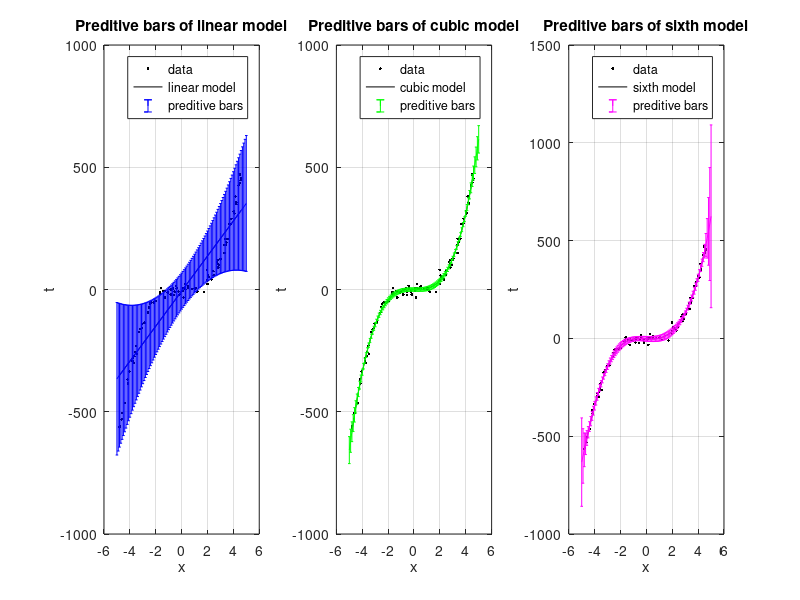

The MATLAB script that drew this image:
%BANDA NAVEEN-22104061(Assignment-1)
%problem5:predictive variance
clc;
clear all;
close all;
N=100;
a=-5;
b=5;
x = sort(a + (b-a).*rand(1,N));%generating the 100 samples in increasuing order of uniformly distributed between -5 and 5
xnew=-5:0.1:5;
t=zeros(1,N);
for i=1:N
    n = normrnd(0,sqrt(300));%normal ditribution of mean=0 and variance=3
    t(i)=1*x(i)-1*x(i).^2+5*x(i).^3+n;%output corresponding to input attribute x 
end
%% Preditive bars for linear model
plot(x,t,'k.')
x=x';
xnew=xnew';%new data samples to generate preditive bars
t=t';
X1=[ones(length(x),1) x];
Y1=[ones(length(xnew),1) xnew];
w1=(inv((X1')*X1))*(X1')*t;
t1=X1*w1;
m1=Y1*w1;%mean of each new oylmpic data or new 
m1=m1';
sigmanew1=zeros(1,length(xnew));
for i=1:length(xnew)
    sigmanew1(i)=Y1(i,:)*inv((X1')*X1)*Y1(i,:)';
end
var_new1= (1/N)*(t'*t - t'*X1*w1);%new variance estimate it is biased one
sigmanew1=var_new1*sigmanew1;% variance or spread of each output of each new data w.r.t mean 
subplot(1,3,1)
plot(x,t,'k.')
hold on;
plot(x,t1,'k')
errorbar(xnew,m1,sigmanew1,'b')%plotting the bars
grid on;
xlabel('x')
ylabel('t')
legend('data','linear model','preditive bars')
title('Preditive bars of linear model')
%% Preditive bars for cubic model
X2=[ones(length(x),1) x x.^2 x.^3];
Y2=[ones(length(xnew),1) xnew xnew.^2 xnew.^3];%new data samples to generate preditive bars
w2=(inv((X2')*X2))*(X2')*t;
t2=X2*w2;
m2=Y2*w2;
m2=m2';%mean of each new oylmpic data or new
sigmanew2=zeros(1,length(xnew));
for i=1:length(xnew)
    sigmanew2(i)=Y2(i,:)*inv((X2')*X2)*Y2(i,:)';
end
var_new2= (1/N)*(t'*t - t'*X2*w2);%new variance estimate it is biased one
sigmanew2=var_new2*sigmanew2;% variance or spread of each output of each new data w.r.t mean
subplot(1,3,2)
plot(x,t,'k.')
hold on;
grid on;
plot(x,t2,'k')
errorbar(xnew,m2,sigmanew2,'g')%plotting the error bars
xlabel('x')
ylabel('t')
legend('data','cubic model','preditive bars')
title('Preditive bars of cubic model')
%% Preditive bars for sixth order model
X3=[ones(length(x),1) x x.^2 x.^3 x.^4 x.^5 x.^6];
Y3=[ones(length(xnew),1) xnew xnew.^2 xnew.^3 xnew.^4 xnew.^5 xnew.^6];
w3=(inv((X3')*X3))*(X3')*t;
t3=X3*w3;
m3=Y3*w3;
m3=m3';%mean of each new oylmpic data or new
sigmanew3=zeros(1,length(xnew));
for i=1:length(xnew)
    sigmanew3(i)=Y3(i,:)*inv((X3')*X3)*Y3(i,:)';
end
var_new3= (1/N)*(t'*t - t'*X3*w3);%new variance estimate it is biased one
sigmanew3=var_new3*sigmanew3;% variance or spread of each output of each new data w.r.t mean
subplot(1,3,3)
plot(x,t,'k.')
hold on;
plot(x,t3,'k')
errorbar(xnew,m3,sigmanew3,'m')%plotting the error bars
grid on;
xlabel('x')
ylabel('t')
legend('data','sixth model','preditive bars')
title('Preditive bars of sixth model')





   


